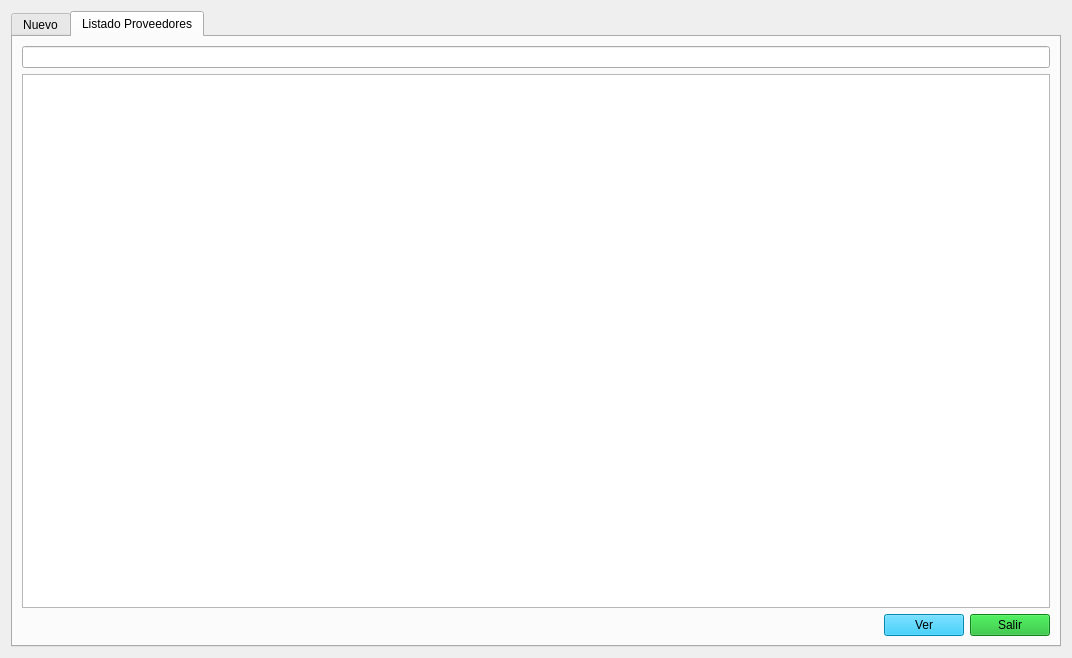
<?xml version="1.0" encoding="UTF-8"?>
<ui version="4.0">
 <class>Form</class>
 <widget class="QWidget" name="Form">
  <property name="windowModality">
   <enum>Qt::WindowModal</enum>
  </property>
  <property name="geometry">
   <rect>
    <x>0</x>
    <y>0</y>
    <width>1072</width>
    <height>658</height>
   </rect>
  </property>
  <property name="windowTitle">
   <string>Proveedores</string>
  </property>
  <property name="styleSheet">
   <string notr="true">QPushButton{background-color: rgb(6, 191, 249);}
</string>
  </property>
  <layout class="QHBoxLayout" name="horizontalLayout">
   <item>
    <widget class="QTabWidget" name="tabWidget">
     <property name="currentIndex">
      <number>1</number>
     </property>
     <widget class="QWidget" name="tab_nuevo_proveedor">
      <attribute name="title">
       <string>Nuevo</string>
      </attribute>
      <layout class="QVBoxLayout" name="verticalLayout">
       <item>
        <layout class="QFormLayout" name="formLayout">
         <item row="0" column="0">
          <widget class="QLabel" name="lbl_nombre">
           <property name="text">
            <string>Nombre</string>
           </property>
          </widget>
         </item>
         <item row="0" column="1">
          <widget class="QLineEdit" name="le_nombre"/>
         </item>
         <item row="1" column="0">
          <widget class="QLabel" name="lbl_direccion">
           <property name="text">
            <string>Dirección</string>
           </property>
          </widget>
         </item>
         <item row="1" column="1">
          <widget class="QLineEdit" name="le_direccion"/>
         </item>
         <item row="2" column="0">
          <widget class="QLabel" name="lbl_codigo_postal">
           <property name="text">
            <string>Código Postal</string>
           </property>
          </widget>
         </item>
         <item row="2" column="1">
          <widget class="QLineEdit" name="le_codigo_postal"/>
         </item>
         <item row="3" column="0">
          <widget class="QLabel" name="lbl_poblacion">
           <property name="text">
            <string>Población</string>
           </property>
          </widget>
         </item>
         <item row="3" column="1">
          <widget class="QLineEdit" name="le_poblacion"/>
         </item>
         <item row="4" column="0">
          <widget class="QLabel" name="lbl_provincia">
           <property name="text">
            <string>Provincia</string>
           </property>
          </widget>
         </item>
         <item row="4" column="1">
          <widget class="QLineEdit" name="le_provincia"/>
         </item>
         <item row="5" column="0">
          <widget class="QLabel" name="lbl_telefono">
           <property name="text">
            <string>Teléfono</string>
           </property>
          </widget>
         </item>
         <item row="5" column="1">
          <widget class="QLineEdit" name="le_telefono"/>
         </item>
         <item row="6" column="0">
          <widget class="QLabel" name="lbl_movil">
           <property name="text">
            <string>Móvil</string>
           </property>
          </widget>
         </item>
         <item row="6" column="1">
          <widget class="QLineEdit" name="le_movil"/>
         </item>
         <item row="7" column="0">
          <widget class="QLabel" name="lbl_email">
           <property name="text">
            <string>Email</string>
           </property>
          </widget>
         </item>
         <item row="7" column="1">
          <widget class="QLineEdit" name="le_email"/>
         </item>
         <item row="8" column="0">
          <widget class="QLabel" name="lbl_contacto">
           <property name="text">
            <string>Contacto</string>
           </property>
          </widget>
         </item>
         <item row="8" column="1">
          <widget class="QLineEdit" name="le_contacto"/>
         </item>
        </layout>
       </item>
       <item>
        <layout class="QHBoxLayout" name="horizontalLayout_2">
         <item>
          <spacer name="horizontalSpacer">
           <property name="orientation">
            <enum>Qt::Horizontal</enum>
           </property>
           <property name="sizeHint" stdset="0">
            <size>
             <width>40</width>
             <height>20</height>
            </size>
           </property>
          </spacer>
         </item>
         <item>
          <widget class="QPushButton" name="btn_cancelar_nuevo_proveedor">
           <property name="text">
            <string>Cancelar</string>
           </property>
          </widget>
         </item>
         <item>
          <widget class="QPushButton" name="btn_guardar_nuevo_proveedor">
           <property name="text">
            <string>Guardar</string>
           </property>
          </widget>
         </item>
        </layout>
       </item>
      </layout>
     </widget>
     <widget class="QWidget" name="tab_detalle_proveedores">
      <attribute name="title">
       <string>Listado Proveedores</string>
      </attribute>
      <layout class="QVBoxLayout" name="verticalLayout_2">
       <item>
        <layout class="QHBoxLayout" name="horizontalLayout_3">
         <item>
          <widget class="QLineEdit" name="le_buscar">
           <property name="clearButtonEnabled">
            <bool>true</bool>
           </property>
          </widget>
         </item>
        </layout>
       </item>
       <item>
        <widget class="QTableView" name="tv_proveedores"/>
       </item>
       <item>
        <layout class="QHBoxLayout" name="horizontalLayout_4">
         <item>
          <spacer name="horizontalSpacer_2">
           <property name="orientation">
            <enum>Qt::Horizontal</enum>
           </property>
           <property name="sizeHint" stdset="0">
            <size>
             <width>40</width>
             <height>20</height>
            </size>
           </property>
          </spacer>
         </item>
         <item>
          <widget class="QPushButton" name="btn_ver_listado_proveedor">
           <property name="text">
            <string>Ver</string>
           </property>
          </widget>
         </item>
         <item>
          <widget class="QPushButton" name="btn_cerrar_listado_proveedores">
           <property name="styleSheet">
            <string notr="true">background-color: rgb(22, 183, 40);</string>
           </property>
           <property name="text">
            <string>Salir</string>
           </property>
          </widget>
         </item>
        </layout>
       </item>
      </layout>
     </widget>
    </widget>
   </item>
  </layout>
 </widget>
 <resources/>
 <connections/>
</ui>
